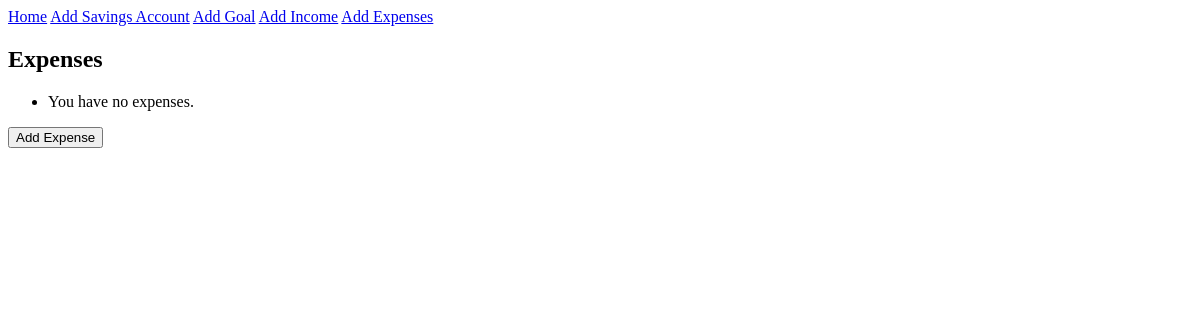
The app's page /finance/user-expenses/ (signed in), older data.
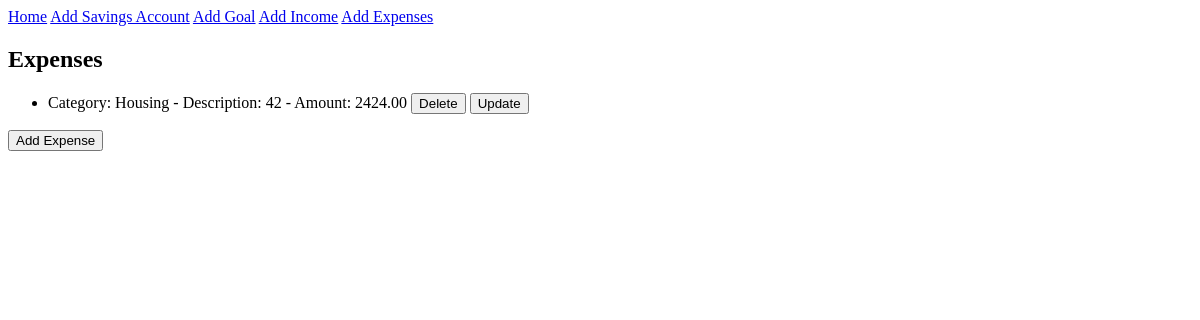
The same page, newer data.
### finance/models.py (models this page shows, shortened)
class Expenses(models.Model):
    user = models.ForeignKey(User, on_delete=models.CASCADE)
    amount = models.DecimalField(max_digits=12, decimal_places=2)
    description = models.CharField(max_length=400)
    category = models.CharField(max_length=40, choices=CATEGORY_CHOICES)
    created_at = models.DateTimeField(auto_now_add=True)
    updated_at = models.DateTimeField(auto_now=True)

### finance/views.py (the view)
# urls.py: path('user-expenses/', user_expenses, name='expense_home'),
@login_required
def user_expenses(request):
    user = request.user
    user_id = user.id
    expenses = Expenses.objects.filter(user_id=user_id)
    return render(request, 'expense_home.html', {'expenses': expenses})

### dashboard/templates/expenses/expense_home.html (shortened to what this page needs)
{% extends "base.html" %}
{% block content %}
    {% if user.is_authenticated %}
        <h2>Expenses</h2>
        <ul>
            {% for expense in expenses %}
                <li>Category: {{ expense.category }} - Description: {{ expense.description }} - Amount: {{ expense.amount }}
                    <form method="post" action="{% url 'delete_expense' expense.id %}" style="display:inline;">
                        <button type="submit">Delete</button>
                    </form>
                    <a href="{% url 'update_expense' expense.id %}">
                        <button>Update</button>
                    </a>
                </li>
            {% empty %}
                <li>You have no expenses.</li>
            {% endfor %}
        </ul>
        <a href="{% url 'create_expense' %}">
            <button>Add Expense</button>
        </a>
    {% else %}
        <p>You are not logged in</p>
        <a< href="{% url 'login' %}">Log In</a>
    {% endif %}
{% endblock %}

Row changes from the older to the newer data that the page shows:
added Expenses: category "Housing", description "42", amount "2424.00"
Text that changed along with them:
text no longer shown: "You have no expenses."
